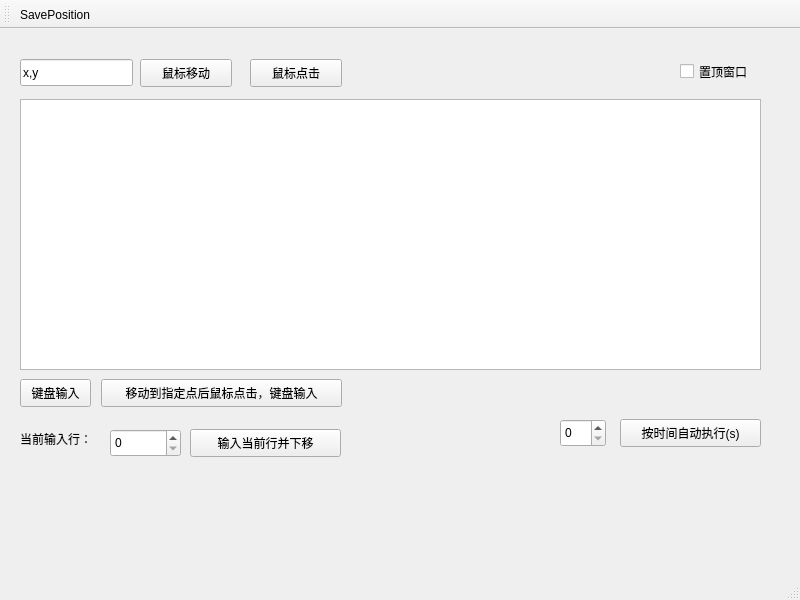
<?xml version="1.0" encoding="UTF-8"?>
<ui version="4.0">
 <class>MainWindow</class>
 <widget class="QMainWindow" name="MainWindow">
  <property name="geometry">
   <rect>
    <x>0</x>
    <y>0</y>
    <width>800</width>
    <height>600</height>
   </rect>
  </property>
  <property name="windowTitle">
   <string>MainWindow</string>
  </property>
  <widget class="QWidget" name="centralwidget">
   <widget class="QPushButton" name="btn_mouse_move">
    <property name="geometry">
     <rect>
      <x>140</x>
      <y>30</y>
      <width>92</width>
      <height>28</height>
     </rect>
    </property>
    <property name="text">
     <string>鼠标移动</string>
    </property>
   </widget>
   <widget class="QPushButton" name="btn_insert">
    <property name="geometry">
     <rect>
      <x>20</x>
      <y>350</y>
      <width>71</width>
      <height>28</height>
     </rect>
    </property>
    <property name="text">
     <string>键盘输入</string>
    </property>
   </widget>
   <widget class="QLineEdit" name="position">
    <property name="geometry">
     <rect>
      <x>20</x>
      <y>30</y>
      <width>113</width>
      <height>27</height>
     </rect>
    </property>
    <property name="text">
     <string>x,y</string>
    </property>
   </widget>
   <widget class="QPlainTextEdit" name="insertContext">
    <property name="geometry">
     <rect>
      <x>20</x>
      <y>70</y>
      <width>741</width>
      <height>271</height>
     </rect>
    </property>
   </widget>
   <widget class="QPushButton" name="btn_mouse_click">
    <property name="geometry">
     <rect>
      <x>250</x>
      <y>30</y>
      <width>92</width>
      <height>28</height>
     </rect>
    </property>
    <property name="text">
     <string>鼠标点击</string>
    </property>
   </widget>
   <widget class="QPushButton" name="btn_task_run">
    <property name="geometry">
     <rect>
      <x>101</x>
      <y>350</y>
      <width>241</width>
      <height>28</height>
     </rect>
    </property>
    <property name="text">
     <string>移动到指定点后鼠标点击，键盘输入</string>
    </property>
   </widget>
   <widget class="QSpinBox" name="curLineSpin">
    <property name="geometry">
     <rect>
      <x>110</x>
      <y>400</y>
      <width>71</width>
      <height>28</height>
     </rect>
    </property>
   </widget>
   <widget class="QPushButton" name="btn_insert_down">
    <property name="geometry">
     <rect>
      <x>190</x>
      <y>400</y>
      <width>151</width>
      <height>28</height>
     </rect>
    </property>
    <property name="text">
     <string>输入当前行并下移</string>
    </property>
   </widget>
   <widget class="QLabel" name="label">
    <property name="geometry">
     <rect>
      <x>20</x>
      <y>400</y>
      <width>91</width>
      <height>19</height>
     </rect>
    </property>
    <property name="text">
     <string>当前输入行：</string>
    </property>
   </widget>
   <widget class="QCheckBox" name="check_main_ontop">
    <property name="geometry">
     <rect>
      <x>680</x>
      <y>30</y>
      <width>100</width>
      <height>25</height>
     </rect>
    </property>
    <property name="text">
     <string>置顶窗口</string>
    </property>
   </widget>
   <widget class="QPushButton" name="btn_auto_time_run">
    <property name="geometry">
     <rect>
      <x>620</x>
      <y>390</y>
      <width>141</width>
      <height>28</height>
     </rect>
    </property>
    <property name="text">
     <string>按时间自动执行(s)</string>
    </property>
   </widget>
   <widget class="QSpinBox" name="timespin">
    <property name="geometry">
     <rect>
      <x>560</x>
      <y>390</y>
      <width>46</width>
      <height>28</height>
     </rect>
    </property>
   </widget>
  </widget>
  <widget class="QMenuBar" name="menubar">
   <property name="geometry">
    <rect>
     <x>0</x>
     <y>0</y>
     <width>800</width>
     <height>24</height>
    </rect>
   </property>
  </widget>
  <widget class="QStatusBar" name="statusbar"/>
  <widget class="QToolBar" name="toolBar">
   <property name="windowTitle">
    <string>toolBar</string>
   </property>
   <attribute name="toolBarArea">
    <enum>TopToolBarArea</enum>
   </attribute>
   <attribute name="toolBarBreak">
    <bool>false</bool>
   </attribute>
   <addaction name="acSave"/>
  </widget>
  <action name="acSave">
   <property name="text">
    <string>SavePosition</string>
   </property>
   <property name="shortcut">
    <string>Ctrl+S</string>
   </property>
   <property name="menuRole">
    <enum>QAction::NoRole</enum>
   </property>
  </action>
 </widget>
 <resources/>
 <connections/>
</ui>
